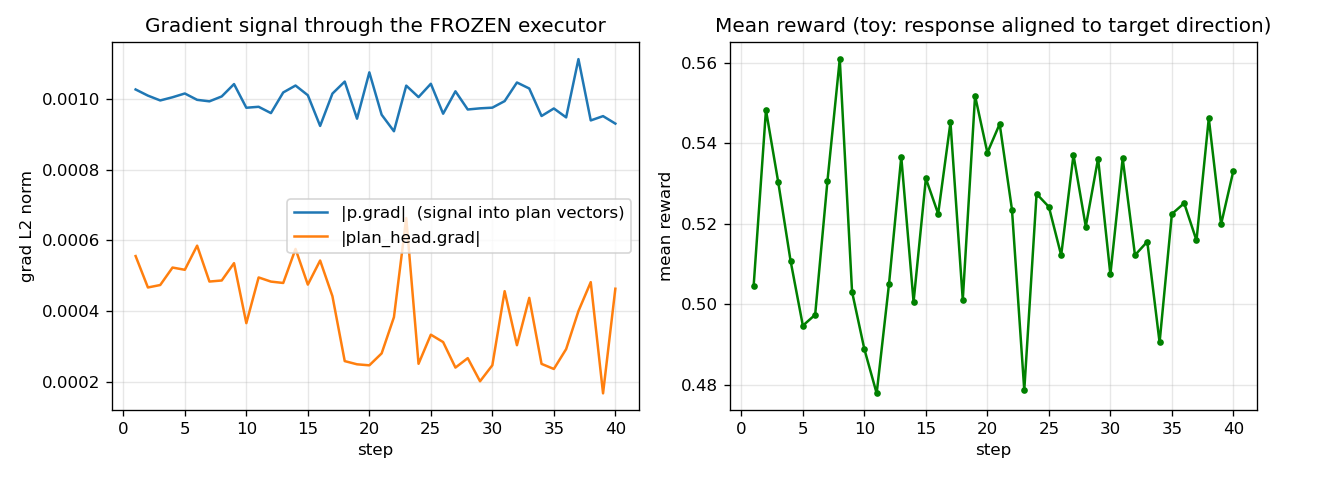

Here is the Python script that generated this plot:
"""CPU gradient-flow demo for the latent Planner-Executor estimator.

This runs the project's REAL estimator code path -- src.plan_head.PlanGenerator,
src.injection.build_one_prefix, src.losses._response_logprob -- against a tiny
FROZEN toy executor (no GPU / no Qwen download required). It shows the core claim:
gradients backprop THROUGH the frozen executor's forward into the plan vectors and
the codebook. `|p.grad|` is the signal arriving at the plan vectors; if it were ~0
the estimator would be broken.

Toy task: reward = fraction of sampled response tokens equal to a fixed TARGET token.
The planner can raise reward by selecting codes whose plan vectors bias the frozen
executor toward TARGET. Run:  python examples/grad_demo.py
"""
import os
import sys

sys.path.insert(0, os.path.dirname(os.path.dirname(os.path.abspath(__file__))))

import torch
import torch.nn.functional as F
import matplotlib
matplotlib.use("Agg")
import matplotlib.pyplot as plt

from tests._fakes import FakeBundle, make_cfg
from src.plan_head import PlanGenerator
from src.injection import build_one_prefix
from src.losses import _response_logprob

torch.manual_seed(0)

# V must cover the toy tokenizer's id range (~252); response tokens are sampled over it.
D, V, N, K, B, G, T, STEPS, TAU, TARGET = 24, 260, 6, 16, 4, 6, 8, 40, 0.7, 7

bundle = FakeBundle(d=D, vocab=V)          # frozen toy executor (exec_head requires_grad=False)
cfg = make_cfg("gumbel_codebook", N=N, K=K)
plan_gen = PlanGenerator(bundle, cfg)

# Dense toy "judge": reward = alignment of the response's mean embedding with a fixed
# target direction, mapped to [0,1]. Dense + per-rollout variance, so the group baseline
# is informative every step (unlike sparse exact-match). The planner can raise it by
# selecting plans that steer the frozen executor's sampling toward aligned tokens.
target_dir = F.normalize(torch.randn(D), dim=0)


def toy_reward(y_ids):
    e = bundle.embed_tokens(y_ids).mean(0)
    return ((F.cosine_similarity(e, target_dir, dim=0) + 1) / 2).item()

# Fixed, instruction-dependent encoding (stands in for the planner backbone).
H = torch.randn(B, D)
plan_gen.encode = lambda instrs: H[torch.tensor([int(x) for x in instrs])]

opt = torch.optim.Adam(list(plan_gen.parameters()), lr=0.05)


def sample_response(prefix_emb, length):
    """Autoregressively sample a response from the frozen executor given the plan prefix."""
    emb = prefix_emb.unsqueeze(0)
    ids = []
    for _ in range(length):
        logits = bundle.executor_logits(inputs_embeds=emb)[0, -1]
        tok = torch.multinomial(F.softmax(logits, -1), 1).item()
        ids.append(tok)
        emb = torch.cat([emb, bundle.embed_tokens(torch.tensor([tok])).unsqueeze(0)], dim=1)
    return torch.tensor(ids)


hist = {k: [] for k in ("step", "plan_grad", "codebook_grad", "head_grad", "reward", "loss")}

for step in range(1, STEPS + 1):
    flat = [str(i) for i in range(B) for _ in range(G)]
    noise = plan_gen.sample_gumbel(B * G)

    # 1) sample responses with the DETACHED plan (the stochastic node)
    with torch.no_grad():
        p_det, _ = plan_gen.compute_plans(flat, noise=noise, tau=TAU)
    responses, rewards = [], []
    for j in range(B * G):
        prefix, _ = build_one_prefix(bundle, flat[j], p_det[j], "sys")
        with torch.no_grad():
            y = sample_response(prefix, T)
        responses.append(y)
        rewards.append(toy_reward(y))

    # 2) group-normalized advantages
    R = torch.tensor(rewards).view(B, G)
    adv = ((R - R.mean(1, keepdim=True)) / (R.std(1, keepdim=True) + 1e-6)).view(-1)

    # 3) recompute plan WITH grad from the same noise; teacher-force y back through
    #    the frozen executor; backprop into plan vectors + codebook.
    p, _ = plan_gen.compute_plans(flat, noise=noise, tau=TAU)
    p.retain_grad()
    loss = torch.zeros(())
    for j in range(B * G):
        prefix, plen = build_one_prefix(bundle, flat[j], p[j], "sys")
        loss = loss - adv[j] * _response_logprob(bundle, prefix, plen, responses[j])
    loss = loss / (B * G)

    opt.zero_grad()
    loss.backward()
    plan_gn = p.grad.norm().item()
    cb_gn = plan_gen.codebook.grad.norm().item()
    head_gn = plan_gen.proj.weight.grad.norm().item()
    opt.step()

    for k, v in zip(hist, (step, plan_gn, cb_gn, head_gn, R.mean().item(), loss.item())):
        hist[k].append(v)
    print(f"step {step:2d}  reward {R.mean():.3f}  loss {loss.item():+.4f}  "
          f"|p.grad| {plan_gn:.4f}  |codebook.grad| {cb_gn:.4f}")

# ---- plot ----
fig, ax = plt.subplots(1, 2, figsize=(11, 4))
ax[0].plot(hist["step"], hist["plan_grad"], label="|p.grad|  (signal into plan vectors)")
ax[0].plot(hist["step"], hist["head_grad"], label="|plan_head.grad|")
ax[0].set_xlabel("step"); ax[0].set_ylabel("grad L2 norm")
ax[0].set_title("Gradient signal through the FROZEN executor")
ax[0].legend(); ax[0].grid(alpha=.3)

ax[1].plot(hist["step"], hist["reward"], color="green", marker=".")
ax[1].set_xlabel("step"); ax[1].set_ylabel("mean reward")
ax[1].set_title("Mean reward (toy: response aligned to target direction)")
ax[1].grid(alpha=.3)

plt.tight_layout()
out = os.path.join(os.path.dirname(os.path.abspath(__file__)), "grad_demo.png")
plt.savefig(out, dpi=120)
print("saved", out)
